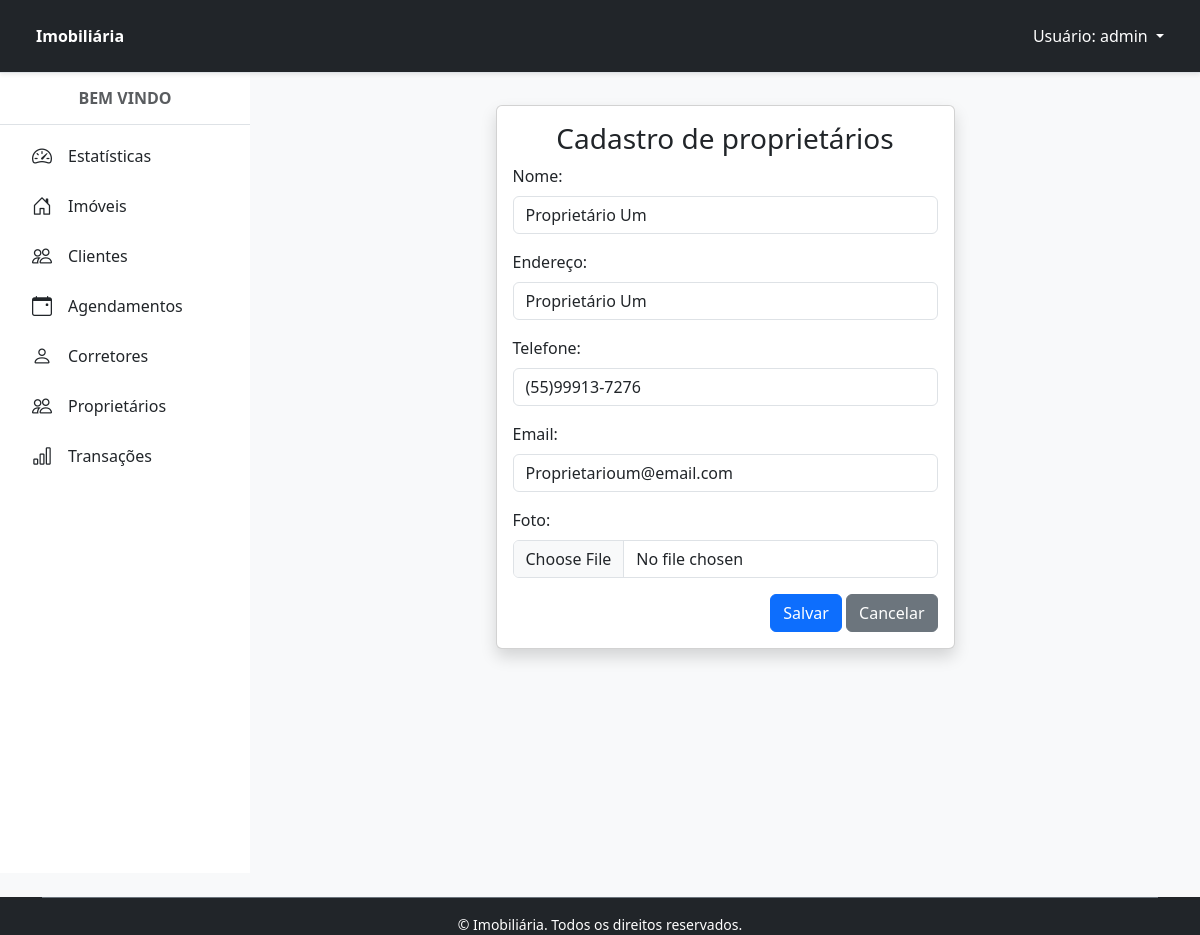
Screenshot of /proprietario/6/editar/ (signed in) with the database file from the repository.
### proprietarios/models.py (models this page shows, shortened)
class Proprietario(Pessoa):
    codigoProprietario = models.CharField('Código do Proprietário', max_length=10, unique=True)

### proprietarios/views.py (the view)
# urls.py: path('proprietario/<int:pk>/editar/', ProprietarioUpdateView.as_view(), name='proprietario_editar'),
class ProprietarioUpdateView(PermissionRequiredMixin, SuccessMessageMixin, UpdateView):
    permission_required = 'proprietarios.change_proprietario'
    permission_denied_message = 'Você não tem permissão para acessar essa página.'
    model = Proprietario
    form_class = ProprietarioModelForm
    template_name = 'proprietario_form.html'
    success_url = reverse_lazy('proprietario')
    success_message = 'Proprietário alterado com sucesso!'

### proprietarios/forms.py (shortened to what this page needs)
class ProprietarioModelForm(forms.ModelForm):
    class Meta:
        model = Proprietario
        fields = ['nome', 'endereco', 'telefone', 'email', 'foto']
        error_messages = {
            'nome': {'required': 'O nome do Proprietário é um campo obrigatório'},
            'endereco': {'required': 'O endereço do Proprietário é um campo obrigatório'},
            'telefone': {'required': 'O número do telefone é um campo obrigatório'},
            'email': {'required': 'O e-mail do Proprietário é um campo obrigatório',
                'invalid': 'Formato inválido para o e-mail. Exemplo de formato válido: fulano@dominio.com',
            }
        }
    def __init__(self, *args, **kwargs):
        super().__init__(*args, **kwargs)
        self.fields['nome'].widget.attrs['placeholder'] = 'Fulano da imobiliária'
        self.fields['endereco'].widget.attrs['placeholder'] = 'Av. Roraima nº 1000 Cidade Universitária Bairro - Camobi, Santa Maria - RS, 97105-900'
        self.fields['telefone'].widget.attrs['placeholder'] = '(55) 99999-9999'
        self.fields['email'].widget.attrs['placeholder'] = 'proprietário@imobiliária.com'

### proprietarios/templates/proprietario_form.html (shortened to what this page needs)
{% extends 'principal.html' %}
{% load django_bootstrap5 %}
{% block content %}
    <div class="card shadow m-3 col-md-6 mx-auto">
        <div class="card-body">
            <div class="row">
                <h3 class="text-center">Cadastro de proprietários</h3>
                <form method="POST" enctype="multipart/form-data">
                    {% bootstrap_form form %}
                    <div class="text-end">
                        {% bootstrap_button button_type="submit" content="Salvar" %}
                        <a href="{% url 'proprietario' %}" class="btn btn-secondary text-white" type="button">
                            <span class="text">Cancelar</span>
                        </a>
                    </div>
                </form>
            </div>
        </div>
    </div>
{% endblock %}

### home/templates/navbar.html (shortened to what this page needs)
<header class="bg-dark border-bottom py-3 px-4 sticky-top shadow-sm">
  <div class="container-fluid">
    <div class="d-flex justify-content-between align-items-center">
      {% if request.user.is_authenticated %}
        <div class="d-flex align-items-center gap-2">
          <span class="fw-bold text-white">Imobiliária</span>
        </div>
        <ul class="navbar-nav">
          <li class="nav-item dropdown">
            <a class="nav-link dropdown-toggle text-white" href="#" id="navbarLogin" role="button" data-bs-toggle="dropdown" aria-expanded="false">
              Usuário: {{ request.user.username }}
            </a>
          </li>
        </ul>
      {% endif %}
    </div>
  </div>
</header>

### rows the page displays
Proprietario: nome "Proprietário Um", endereco "Proprietário Um", telefone "(55)99913-7276", email "Proprietarioum@email.com"

### other values shown
{{ request.user.username }} "admin"
